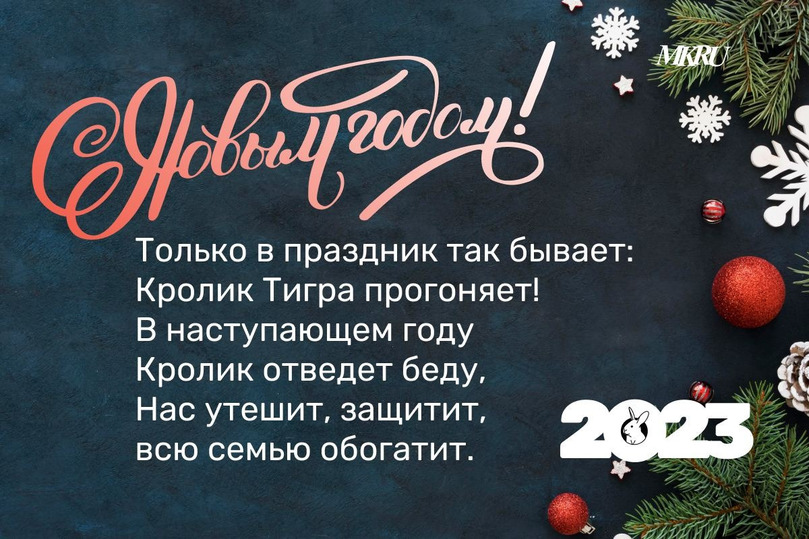
#> input picture practise/labs/8/postcard.jpg, 809 x 539 px
$ python 81.py
#> lines starting #> are read from the running program, lines starting #| are printed output that depends on the picture
from PIL import Image

filename = "postcard.jpg"
with Image.open(filename) as img:
#> img is the input picture: PIL image 809x539 RGB; mean R, G, B 63.8, 71.6, 77.2
    img.load()

cropped_img = img.crop((110, 210, 640, 470))
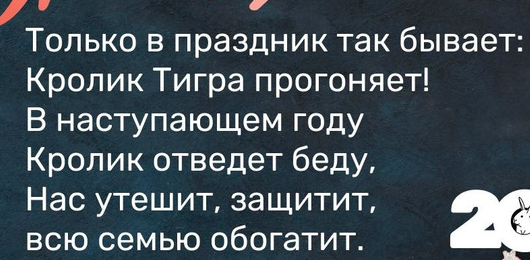
#> cropped_img: PIL image 530x260 RGB; mean R, G, B 66.5, 79.1, 87.4
# cropped_img.show()
cropped_img.save("cropped_postcard.jpg")

$ run again, with practise/labs/8/23f.jpg copied over practise/labs/8/postcard.jpg
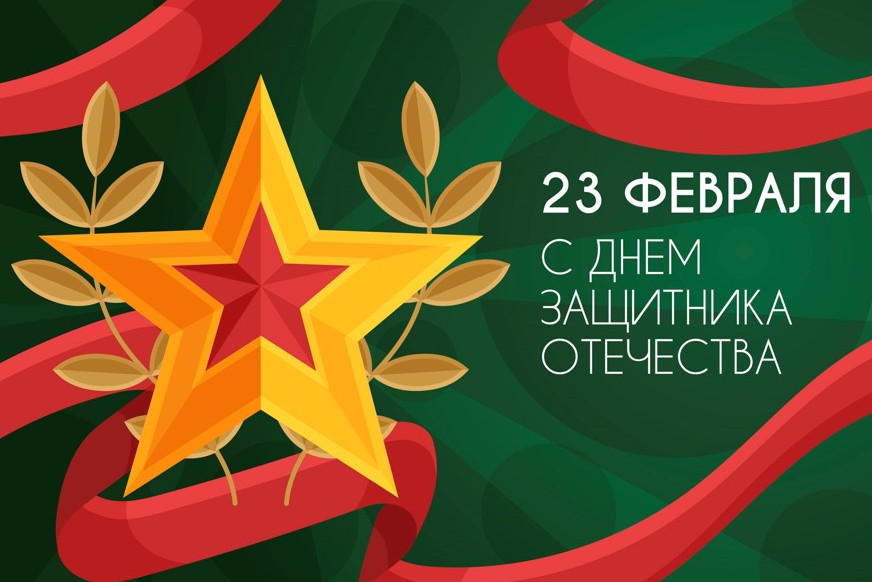
#> input picture practise/labs/8/23f.jpg, 872 x 582 px
#> img is the input picture: PIL image 872x582 RGB; mean R, G, B 101.1, 81.1, 42.8
#> `cropped_img = img.crop((110, 210, 640, 470))`:
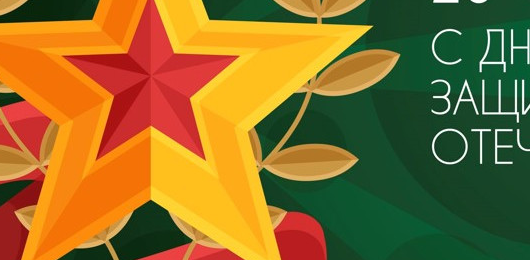
#> cropped_img: PIL image 530x260 RGB; mean R, G, B 139.3, 108.3, 40.2
